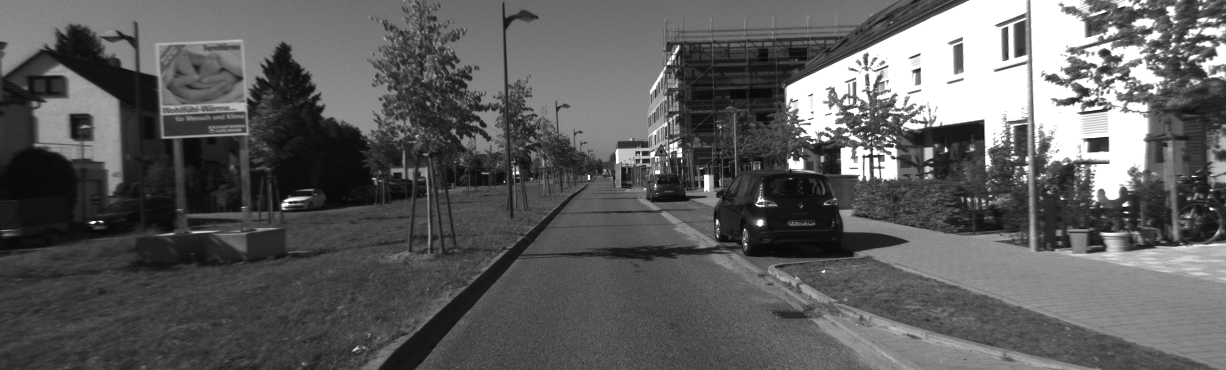
#> input picture kitti_sample/000000.png, 1226 x 370 px, found by its file name
$ python odometry.py
#> lines starting #> are read from the running program, lines starting #| are printed output that depends on the picture
import numpy as np
import cv2
import matplotlib.pyplot as plt

def show_images(*images):
    if len(images) == 0:
        raise ValueError("show_image requires at least one image.")

    fig, axes = plt.subplots(len(images), 1, figsize=(10, 4 * len(images)))
    if len(images) == 1:
        axes = [axes]

    for ax, img in zip(axes, images):
        ax.imshow(img, cmap="gray")
        ax.axis("off")

    plt.tight_layout()
    plt.show()

def calculate_keypoints(img1, img2, draw = False):
    if img1 is None or img2 is None:
        raise ValueError("one of the input images is None.")
    sift = cv2.SIFT_create()
    img1_keypoints, img1_descriptors = sift.detectAndCompute(img1, None)
    img2_keypoints, img2_descriptors = sift.detectAndCompute(img2, None)
    if draw:
        img1_kp_draw = cv2.drawKeypoints(img1, img1_keypoints, None)
        img2_kp_draw = cv2.drawKeypoints(img2, img2_keypoints, None)
        show_images(img1_kp_draw, img2_kp_draw)
    return img1_keypoints, img1_descriptors, img2_keypoints, img2_descriptors

def match_keypoints(ds1, ds2, img1, img2, kp1, kp2):
    FLANN_INDEX_KDTREE = 0
    index_params = dict(algorithm = FLANN_INDEX_KDTREE, trees=5)
    search_params = dict(checks=50)

    flann = cv2.FlannBasedMatcher(index_params, search_params)
    matches = flann.knnMatch(ds1, ds2, k=2)

    good_matches = [[0, 0] for _ in range(len(matches))]

    for i, (m, n) in enumerate(matches):
        if m.distance < 0.7 * n.distance:
            good_matches[i] = [1, 0]
    matched = cv2.drawMatchesKnn(img1, kp1, img2, kp2, matches1to2=matches, outImg=None, matchColor=(255, 0, 0), singlePointColor=(0, 255, 255), matchesMask=good_matches, flags =0)
    show_images(matched)

def eightpoint():
    pass

def main():
    img1 = cv2.imread("/home/ethanreidel/comp_vision/kitti_sample/000000.png", cv2.IMREAD_GRAYSCALE)
#> img1 is the input picture: shape (370, 1226); min 8, max 255, mean 93.4
    img2 = cv2.imread("/home/ethanreidel/comp_vision/kitti_sample/000001.png", cv2.IMREAD_GRAYSCALE)
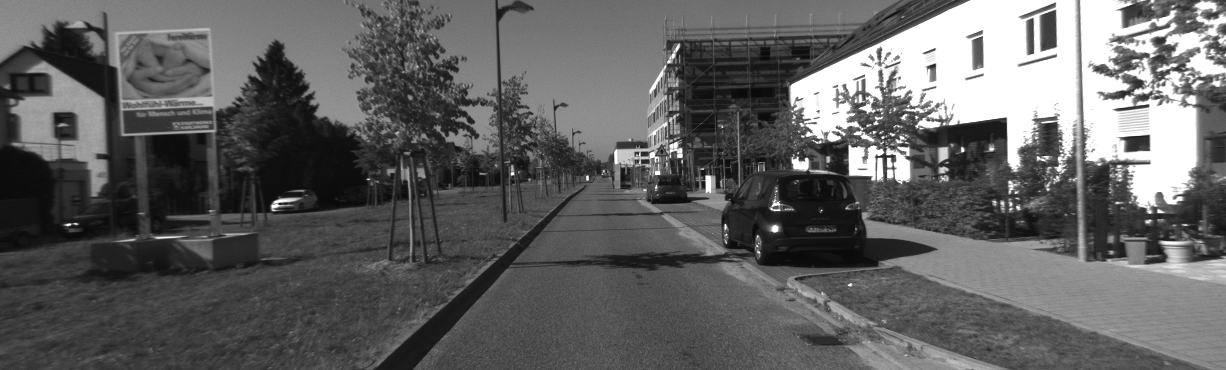
#> input picture kitti_sample/000001.png, 1226 x 370 px, found by its file name
#> img2 is the input picture: shape (370, 1226); min 8, max 255, mean 96.9
    kp1, ds1, kp2, ds2 = calculate_keypoints(img1, img2, True)
#> in calculate_keypoints, `img1_keypoints, img1_descriptors = sift.detectAndCompute(img1, None)`: img1_keypoints = 3058 keypoints; strongest (x, y, size): (760, 223, 5.1), (93, 222, 2.4), (1211, 209, 2.1), (1125, 204, 3.4)
#> in calculate_keypoints, `img2_keypoints, img2_descriptors = sift.detectAndCompute(img2, None)`: img2_keypoints = 3019 keypoints; strongest (x, y, size): (775, 229, 5.6), (962, 150, 3), (883, 137, 1.8), (69, 224, 2.4)
#> in calculate_keypoints, `img1_kp_draw = cv2.drawKeypoints(img1, img1_keypoints, None)`:
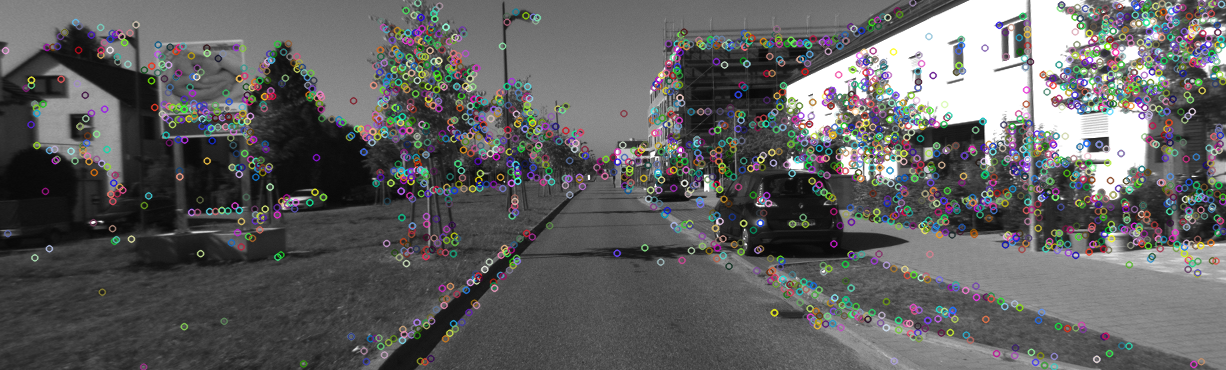
#> img1_kp_draw: shape (370, 1226, 3); mean of channels 0, 1, 2 96.6, 96.6, 96.6; drawn as B, G, R
#> in calculate_keypoints, `img2_kp_draw = cv2.drawKeypoints(img2, img2_keypoints, None)`:
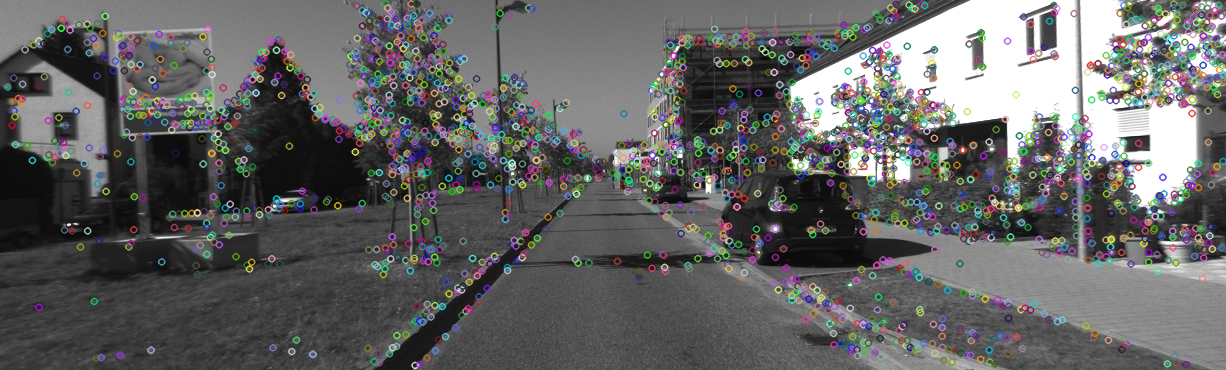
#> img2_kp_draw: shape (370, 1226, 3); mean of channels 0, 1, 2 99.8, 100.1, 99.7; drawn as B, G, R
#> in show_images, `plt.show()`:
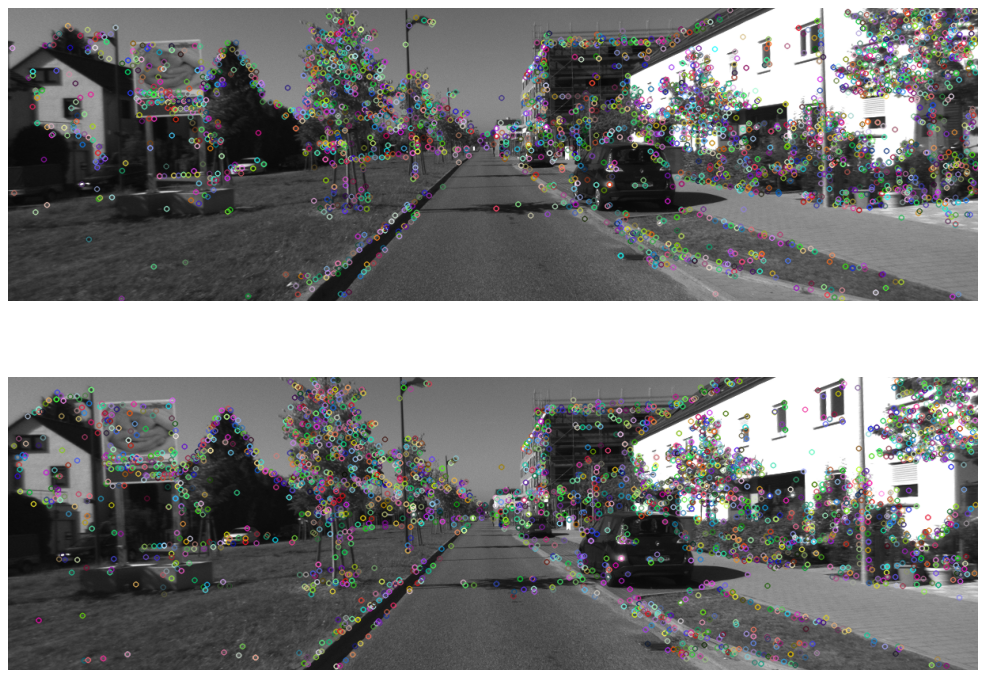
#> figure drawn by matplotlib, 2 panels
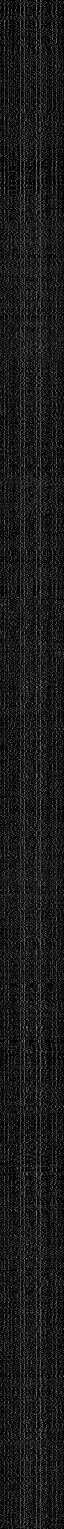
#> ds1: shape (3058, 128) float32 (shown at 1/2 size); min 0, max 218, mean 26.5
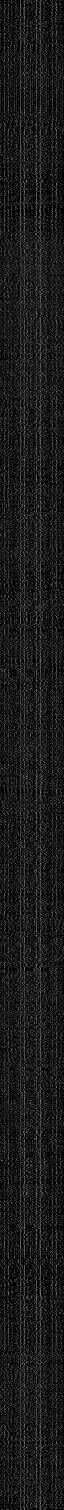
#> ds2: shape (3019, 128) float32 (shown at 1/2 size); min 0, max 218, mean 26.4
#> kp1 has the same summary as img1_keypoints in calculate_keypoints; kp2 has the same summary as img2_keypoints in calculate_keypoints
    match_keypoints(ds1, ds2, img1, img2, kp1, kp2)
#> in match_keypoints, `matches = flann.knnMatch(ds1, ds2, k=2)`: matches = 3058 matches
#> in match_keypoints, `good_matches = [[0, 0] for _ in range(len(matches))]`: good_matches = 3058 pairs, first value 0 to 0, second value 0 to 0
#> after the loop in match_keypoints, `for i, (m, n) in enumerate(matches):`: good_matches = 3058 pairs, first value 0 to 1, second value 0 to 0
#> in match_keypoints, `matched = cv2.drawMatchesKnn(img1, kp1, img2, kp2, matches1to2=matches..`:
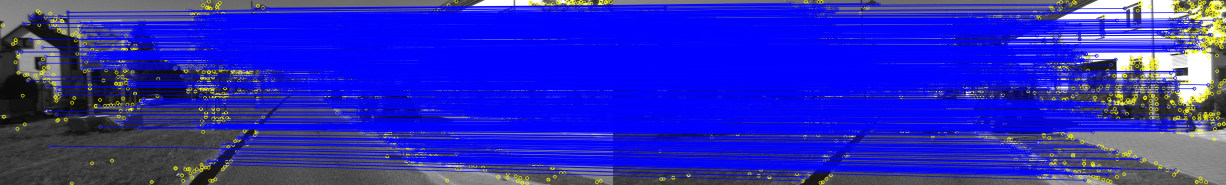
#> matched: shape (370, 2452, 3) (shown at 1/2 size); mean of channels 0, 1, 2 185.5, 42.4, 42.4; drawn as B, G, R


if __name__ == "__main__":
    main()
